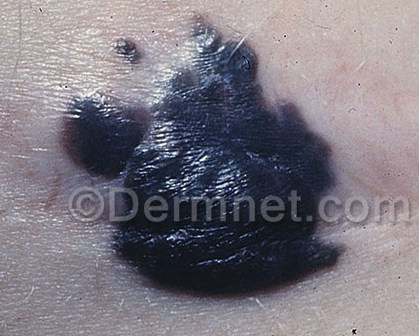
#> input picture backend/images/adverse-flickertailsquirrel.jpeg, 419 x 336 px
$ python analyze.py ../images/adverse-flickertailsquirrel.jpeg
#> lines starting #> are read from the running program, lines starting #| are printed output that depends on the picture; after the words box and inside, x2 and y2 are one past the last pixel; in counts of white or black regions, pixels touching at a corner belong together
import sys, time, re, math
import numpy as np
from functools import reduce
from skimage.segmentation import slic, mark_boundaries
from skimage.io import imread, imsave
from skimage.measure import regionprops
from skimage.util import crop
from skimage.transform import rescale
import skimage.measure as measure

#def preprocess(img):
#	return preprocessing.scale(img)

def imgAvg(img):
	return np.mean(img.flatten().reshape(-1, 3), axis=0)

def getEdges(img, width):
	return reduce(np.union1d, (img[width - 1], img[-width], img[:,width - 1], img[:,-width]))


img = imread(sys.argv[1])
#> img is the input picture: shape (336, 419, 3); mean R, G, B 124.2, 119.6, 128.7
#img = preprocess(img)
initSegments = 3

l = 1

while l == 1 :
	segments_slic = slic(img, n_segments=initSegments, compactness=25, sigma=3)
	edges = getEdges(segments_slic, 5)

	def rpl(target):
		return 1 if target not in edges else 0
	rpl_v = np.vectorize(rpl)

	segments_noedge = rpl_v(segments_slic)
	l = len(np.unique(segments_noedge))
	initSegments += 1
#> this loop made 1 pass
#> (edges, l) on pass 1: ([1, 2, 4], 2)
#> pass 1, `segments_slic = slic(img, n_segments=initSegments, compactness=25, sig..`:
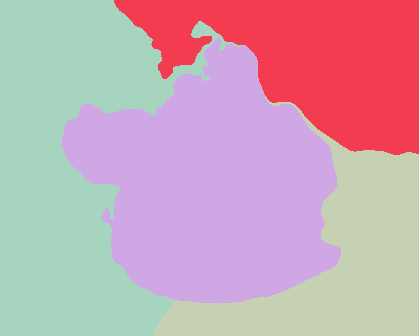
#> segments_slic: shape (336, 419) int64; 4 distinct labels, from 1 to 4; one colour per label, 0 black
#> pass 1, `segments_noedge = rpl_v(segments_slic)`:
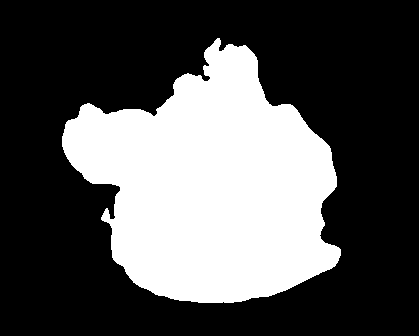
#> segments_noedge: shape (336, 419) int64; values 0 (black) and 1 (white), 33.3% white; 1 white region, box (x1, y1, x2, y2) and area: (62, 38, 341, 303) 46877
#> after the loop, initSegments = 4

lesionprops = measure.regionprops(segments_noedge)[0]
bbox = lesionprops.bbox
#> bbox = (38, 62, 303, 341)
lesionimg = img[bbox[0]:bbox[2], bbox[1]:bbox[3]]
lesionfilter = lesionprops.convex_image
#> lesionfilter: shape (265, 279) bool; 72.4% white; 4 black regions, box (x1, y1, x2, y2) and area: (159, 0, 279, 202) 6442, (0, 110, 132, 265) 6133, (0, 0, 154, 96) 6131, (176, 219, 279, 265) 1675
strictfilter = lesionprops.image
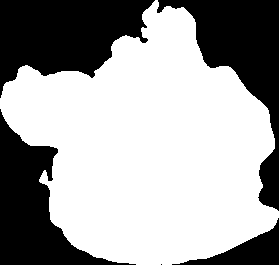
#> strictfilter: shape (265, 279) bool; 63.4% white; 5 black regions (1 under 20 px), largest, box (x1, y1, x2, y2) and area: (0, 0, 155, 98) 9372, (157, 0, 279, 211) 8334, (0, 109, 136, 265) 7602, (172, 218, 279, 265) 1749
lesionimg = (lesionimg * lesionfilter.reshape(lesionfilter.shape[0], lesionfilter.shape[1], 1))
strictimg = (lesionimg * strictfilter.reshape(strictfilter.shape[0], strictfilter.shape[1], 1))
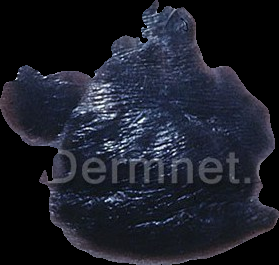
#> strictimg: shape (265, 279, 3); mean R, G, B 28.4, 31.2, 41.8
hflip = np.fliplr(lesionimg)
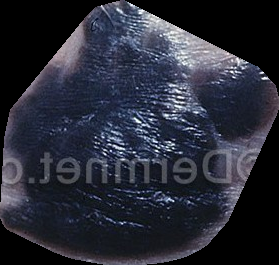
#> hflip: shape (265, 279, 3); mean R, G, B 40.6, 43.2, 55.1
vflip = np.flipud(lesionimg)
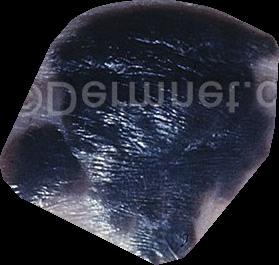
#> vflip: shape (265, 279, 3); mean R, G, B 40.6, 43.2, 55.1
rot = np.flipud(hflip)
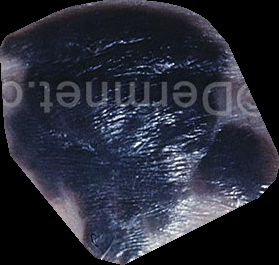
#> rot: shape (265, 279, 3); mean R, G, B 40.6, 43.2, 55.1
h_mse = np.mean(np.square(lesionimg-hflip))
#> h_mse = 76.31
v_mse = np.mean(np.square(lesionimg-vflip))
#> v_mse = 86.5
r_mse = np.mean(np.square(lesionimg-rot))
#> r_mse = 82.97
ellipseArea = lesionprops.major_axis_length * lesionprops.minor_axis_length * math.pi
#> ellipseArea = 198300.3
area = lesionprops.area
#> area = 46877
lesionAvgColor = imgAvg(strictimg) * ((bbox[2]-bbox[0])*(bbox[3]-bbox[1])) / area
#> lesionAvgColor = [44.84, 49.21, 66]
outsideArea = img.shape[0] * img.shape[1] - area
#> outsideArea = 93907
outsideAvgColor = (imgAvg(img) * outsideArea - area * lesionAvgColor) / outsideArea
#> outsideAvgColor = [101.8, 95.07, 95.72]
lesionDeltaColor = outsideAvgColor - lesionAvgColor
#> lesionDeltaColor = [56.99, 45.86, 29.73]

print('%.2f,%.2f,%.2f,%.2f,%.4f,%.4f,%.4f,%.4f,%.4f,%.4f,%.4f,%.4f,%.4f' % (h_mse, v_mse, r_mse, math.pow(h_mse * v_mse * r_mse, 0.333333333), lesionprops.eccentricity, lesionprops.solidity, (ellipseArea-area) / ellipseArea, lesionAvgColor[0]/255, lesionAvgColor[1]/255, lesionAvgColor[2]/255, lesionDeltaColor[0]/255, lesionDeltaColor[1]/255, lesionDeltaColor[2]/255))
#| 76.31,86.50,82.97,81.81,0.4533,0.8753,0.7636,0.1759,0.1930,0.2588,0.2235,0.1798,0.1166

$ run again, on backend/images/knightly-fallowdeer.jpeg
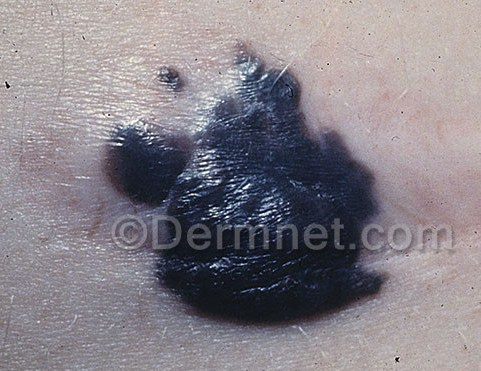
#> input picture backend/images/knightly-fallowdeer.jpeg, 481 x 371 px
#> img is the input picture: shape (371, 481, 3); mean R, G, B 134.8, 129.2, 136.5
#> the loop `while l == 1 :` made 1 pass
#> (edges, l) on pass 1: ([1, 2, 3], 2)
#> pass 1, `segments_noedge = rpl_v(segments_slic)`:
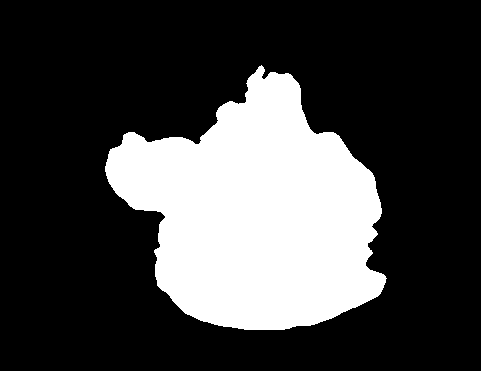
#> segments_noedge: shape (371, 481) int64; values 0 (black) and 1 (white), 26.3% white; 1 white region, box (x1, y1, x2, y2) and area: (105, 65, 387, 330) 46910
#> after the loop `while l == 1 :`: initSegments = 4
#> bbox = (65, 105, 330, 387)
#> lesionfilter: shape (265, 282) bool; 71.6% white; 4 black regions, box (x1, y1, x2, y2) and area: (158, 0, 282, 206) 6938, (0, 109, 136, 265) 6399, (0, 0, 155, 99) 6295, (183, 216, 282, 265) 1577
#> strictfilter: shape (265, 282) bool; 62.8% white; 4 black regions, box (x1, y1, x2, y2) and area: (0, 0, 156, 101) 9495, (157, 0, 282, 213) 8691, (0, 107, 139, 265) 7983, (180, 214, 282, 265) 1651
#> `rot = np.flipud(hflip)`:
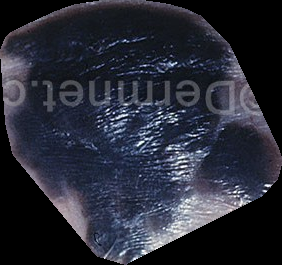
#> rot: shape (265, 282, 3); mean R, G, B 40.2, 42.7, 54.5
#> h_mse = 76.3
#> v_mse = 85.95
#> r_mse = 82
#> ellipseArea = 198452.4
#> area = 46910
#> lesionAvgColor = [44.98, 49.37, 66.08]
#> outsideArea = 131541
#> outsideAvgColor = [118.8, 111.6, 112.9]
#> lesionDeltaColor = [73.79, 62.25, 46.82]
#| 76.30,85.95,82.00,81.32,0.4860,0.8765,0.7636,0.1764,0.1936,0.2592,0.2894,0.2441,0.1836

$ run again, on backend/images/medium-rook.jpeg
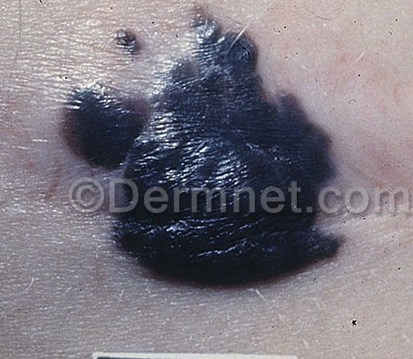
#> input picture backend/images/medium-rook.jpeg, 413 x 359 px
#> img is the input picture: shape (359, 413, 3); mean R, G, B 125.3, 120.9, 129.8
#> the loop `while l == 1 :` made 1 pass
#> (edges, l) on pass 1: ([1, 2, 4], 2)
#> pass 1, `segments_noedge = rpl_v(segments_slic)`:
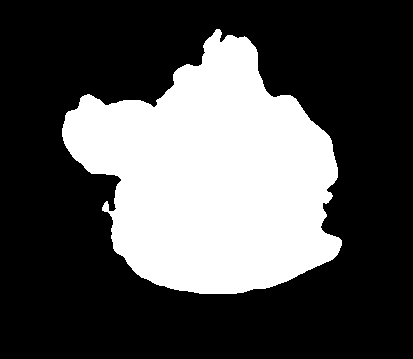
#> segments_noedge: shape (359, 413) int64; values 0 (black) and 1 (white), 31.7% white; 1 white region, box (x1, y1, x2, y2) and area: (62, 29, 342, 294) 47072
#> after the loop `while l == 1 :`: initSegments = 4
#> bbox = (29, 62, 294, 342)
#> lesionfilter: shape (265, 280) bool; 72.2% white; 4 black regions, box (x1, y1, x2, y2) and area: (159, 0, 280, 202) 6553, (0, 110, 134, 265) 6303, (0, 0, 153, 97) 6068, (178, 218, 280, 265) 1674
#> strictfilter: shape (265, 280) bool; 63.4% white; 4 black regions, box (x1, y1, x2, y2) and area: (0, 0, 154, 99) 9272, (158, 0, 280, 211) 8301, (0, 108, 137, 265) 7809, (175, 217, 280, 265) 1746
#> `rot = np.flipud(hflip)`:
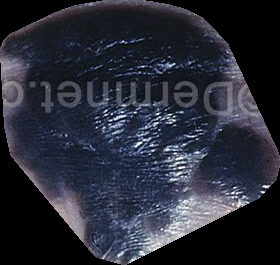
#> rot: shape (265, 280, 3); mean R, G, B 40.5, 43.1, 55
#> h_mse = 76.52
#> v_mse = 86.22
#> r_mse = 82.89
#> ellipseArea = 198892.2
#> area = 47072
#> lesionAvgColor = [45.08, 49.45, 66.19]
#> outsideArea = 101195
#> outsideAvgColor = [104.3, 97.89, 98.99]
#> lesionDeltaColor = [59.22, 48.44, 32.8]
#| 76.52,86.22,82.89,81.78,0.4677,0.8782,0.7633,0.1768,0.1939,0.2596,0.2323,0.1900,0.1286
